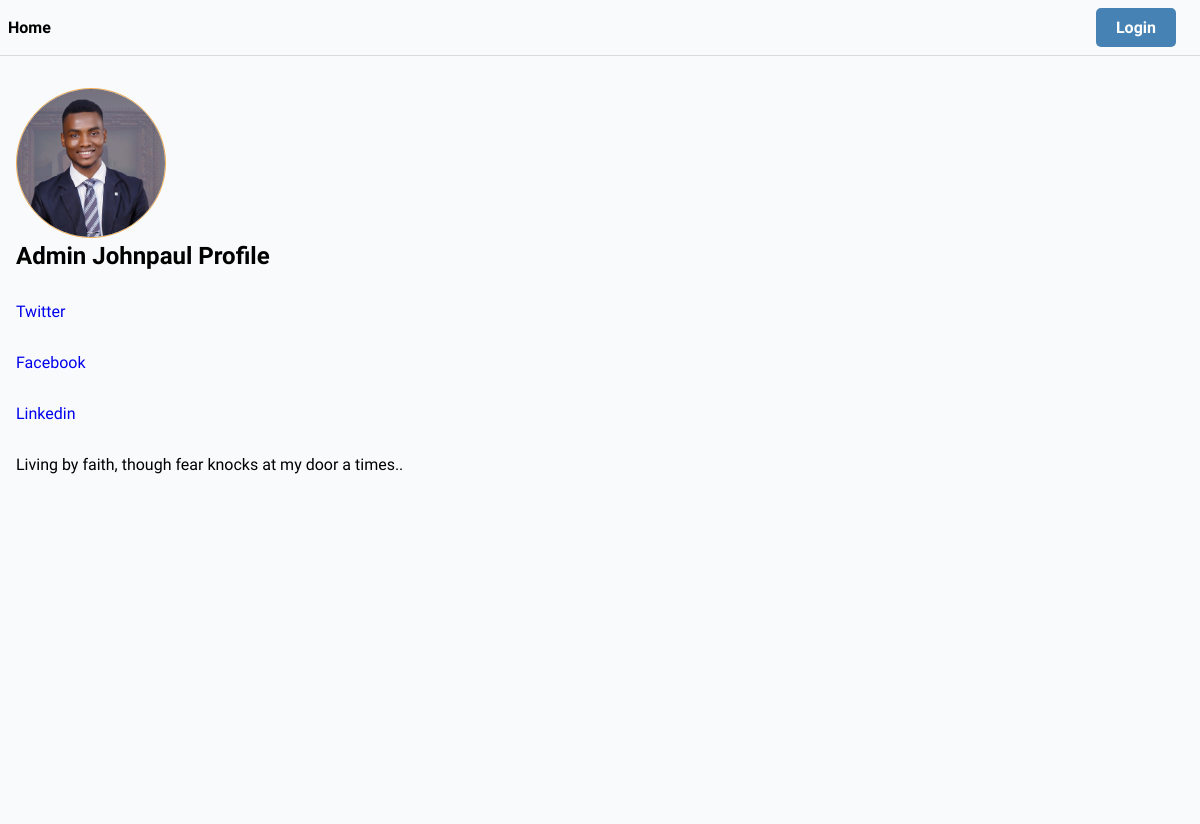
Page /user/profile/5c9628c8-e6e0-4147-8cbe-2223195d0d7d/ on the committed database.
### users/models.py (models this page shows, shortened)
class User(AbstractUser):
    username = models.CharField(max_length=100, null=True, blank=True)
    name = models.CharField(max_length=100)
    email = models.EmailField(unique=True)
    bio = models.TextField(null= True, blank=True)
    hackthon_participant = models.BooleanField(default=True, null=False)
    avatar = ResizedImageField(size = [300, 300] ,default = 'avatars/profile.jpeg', upload_to = "avatars/")
    id = models.UUIDField(primary_key=True, editable=False, unique=True, default=uuid.uuid4)
    twitter = models.URLField(max_length=500, null=True, blank=True)
    facebook = models.URLField(max_length=500, null=True, blank=True)
    linkedin = models.URLField(max_length=500, null=True, blank=True)
    github = models.URLField(max_length=500, null=True, blank=True)
    website = models.URLField(max_length=500, null=True, blank=True)
    USERNAME_FIELD = 'email' #makes username exempted
    REQUIRED_FIELDS = ['username']    #a must use when you use USERNAME_FIELD

### users/views.py (the view)
# urls.py: path('profile/<pk>/', User_Profile.as_view(), name='user-profile'),
class User_Profile(View):
    def get(self, request, pk):
        user = User.objects.filter(id = pk).first()
        context = {
            'user':user
        }
        return render(request, 'users/user_profile.html', context)

### templates/users/user_profile.html (shortened to what this page needs)
{% extends 'base.html' %}
{% block content %}
<div class="section">
    <img src="{{user.avatar.url}}" alt="" class="avatar-lg">
    <h2>{{user.name}} Profile</h2>
</div>
{% if user.twitter%}
<div class="section">
    <a href="{{user.twitter}}" target="_blank">Twitter</a>
</div>
{% endif %}
{% if user.facebook%}
<div class="section">
    <a href="{{user.facebook}}" target="_blank">Facebook</a>
</div>
{% endif %}
{% if user.linkedin %}
<div class="section">
    <a href="{{user.linkedin}}" target="_blank">Linkedin</a>
</div>
{% endif %}
{% if user.bio %}
<div class="section">
    <p>{{user.bio}}</p>
</div>
{% endif %}
{% endblock content %}

### static/css/main.css (style rules this page uses)
* { padding: 0; margin: 0; box-sizing: border-box; font-family: 'Readex Pro'; background-color: rgb(249, 250, 251); }
body { width: 100%; }
a { text-decoration: none; }
.avatar-lg { width: 150px; height: 150px; object-fit: cover; border-radius: 50%; border: #f0ad4e 1px solid; }
.section { margin: 2em 0; }

### rows in the picture
User: avatar (picture), name "Admin Johnpaul", bio "Living by faith, though fear knocks at my door a times.."
